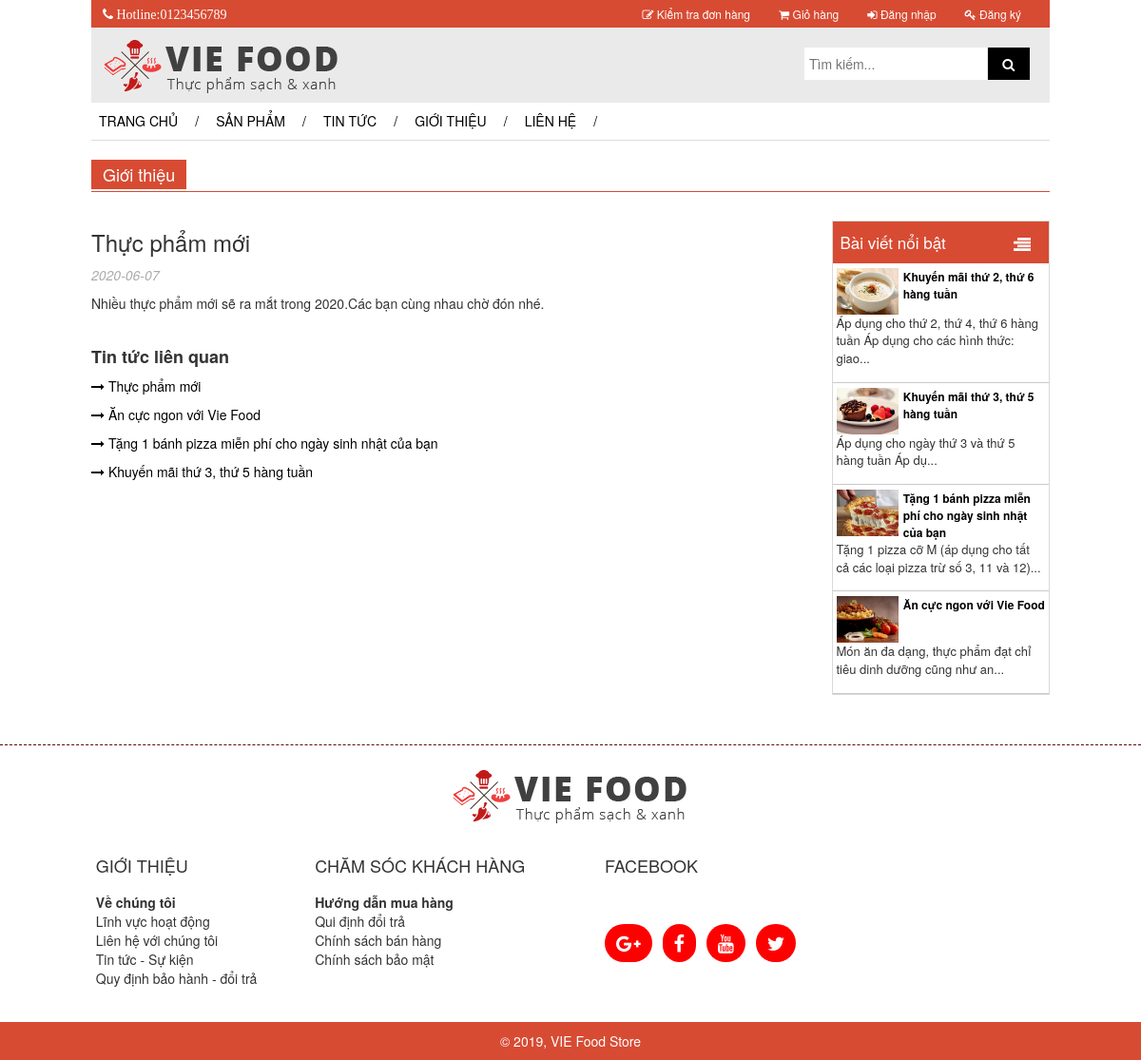
Screenshot of /fastfood/chitiettintuc.php?matt=9 with the database file from the repository.
### tables this page shows
CREATE TABLE `tintuc` (
  `matt` int(255) NOT NULL,
  `tieude` varchar(255) NOT NULL,
  `noidung` text NOT NULL,
  `thoigiandang` date NOT NULL,
  `hinhanh` varchar(255) NOT NULL,
  `manv` int(11) NOT NULL,
  `tinhtrang` int(11) NOT NULL
);

### fastfood/chitiettintuc.php (the view, shortened to what this page needs)
<?php
	if(isset($_SESSION['user']['uid']))
	{
		include("includes/header_user.php");
	}
	else
	{
		include("includes/header.php");
	}
	include("includes/connect_db.php");
?>
	<div id="contain" style="margin-top: 2%;">
		<div style="background-color:#d74b33;float: left;color: white;">
			<h1 style="font-size: 18px; font-weight: normal; padding: 0 12px; text-align: left; margin: 0!important;line-height: 31px">
			    Giới thiệu
		    </h1>
		</div>
		<div style="border-bottom:solid 1px #d74b33;clear: both;padding-top: 0.2%;margin-bottom: 2%;"></div>
		<div class="row">
			<div class="col-md-9">
				<?php
					$url=$_GET['matt'];
					$query="SELECT * FROM tintuc where matt=".$url;
					$result=mysqli_query($dbc,$query);check_errors($result,$query);
					while(list($matt,$tieude,$noidung,$thoigiandang,$hinhanh)=mysqli_fetch_array($result,MYSQLI_NUM))
				    {?>
					    <h3>
					    	<?php echo $tieude ?>
					    </h3>
					    <div style="font-style: italic;margin-bottom: 10px;color: #aaaaaa;font-size: 14px;">
				    		<p>
					    		<?php echo $thoigiandang ?>
							</p>
				    	</div>
				    	<div>
				    		<?php echo $noidung ?>
				    	</div>
					<?PHP }
				?>
				<div style="margin-top: 5%;">
					<h4 style="font-weight: bold;">
						Tin tức liên quan
					</h4>
					<?php
						$query="SELECT * FROM tintuc where tinhtrang=1 ORDER BY matt DESC LIMIT 4 ";
						$result=mysqli_query($dbc,$query);check_errors($result,$query);
						while(list($matt,$tieude,$noidung,$thoigiandang,$hinhanh)=mysqli_fetch_array($result,MYSQLI_NUM))
					    {?>
						    <p>
						    	<a href="chitiettintuc.php?matt=<?php echo $matt ?>" class="bdr">
						    		<i class="fa fa-long-arrow-right"></i>
						    		<?php echo $tieude ?>
						    	</a>
						    </p>
						<?PHP }
					?>
				</div>
			</div>
			<div class="col-md-3">
				<?php  include("includes/product_posts.php");?>
			</div>
		</div>
	</div>
	<?php  include("includes/footer.php");?>

### fastfood/includes/product_posts.php
<div class="ctn_ports">
	<div class="ctn_ports_ttl">
		<span>
			Bài viết nổi bật
		</span>
		<span style="float: right;margin-right: 5%;">
		    <img src="IMAGES/icon_vmega.png">
		</span>
	</div>
	<?php
    	function truncateString($str, $maxChars = 123, $holder = "...")
		{
		    if (strlen($str) > $maxChars) {
		        return trim(substr($str, 0, $maxChars)) . $holder;
		    } else {
		        return $str;
		    }
		}
	?>
    <?php
		$query="SELECT * FROM `tintuc` where tinhtrang=1 LIMIT 4";
		$result=mysqli_query($dbc,$query);check_errors($result,$query);
		while(list($matt,$tieude,$noidung,$thoigiandang,$hinhanh)=mysqli_fetch_array($result,MYSQLI_NUM))
	    {?>
		    <div class="ctn_ports_1">
		     	<div tyle="width: 100%;">
		    		<div class="ctn_ports_1_img">
				    	<a href="chitiettintuc.php?matt=<?php echo $matt ?>">
				    		<img src=<?php echo $hinhanh ?>>
				    	</a>
		    		</div>
		    	</div>
		    	<div style="width: 100%;">
		    		<div class="ctn_ports_1_ctn">
				    	<a href="chitiettintuc.php?matt=<?php echo $matt ?>">
				    		<?php echo $tieude ?>
				    	</a>
					</div>
		    	</div>
		    	<div class="ctn_ports_1_ps">
		    		<p>
			    		<?php echo truncateString($noidung) ?>
					</p>
		    	</div>
		    </div>
		<?PHP }
	?>
</div>

### fastfood/CSS/mycss.css (style rules this page uses)
body { margin: 0; padding: 0; }
.ctn_ports { width: 100%; border: 1px solid #d9d9d9; margin-top: 4%; margin-bottom: 2%; }
.ctn_ports_ttl { width: 100%; background-color: #d74b33; color: white; padding:10px 8px; font-size: 17px; }
.ctn_ports_1 { width: 100%; padding:5px 4px; border-bottom: 1px solid #cacaca; }
.ctn_ports_1_img { width: 30%; float: left; }
.ctn_ports_1_img img { max-width: 100%; }
.ctn_ports_1 .ctn_ports_1_ctn { text-align: left; padding-left: 32%; font-size: 12px; }
.ctn_ports_1 .ctn_ports_1_ctn a { text-decoration: none; color: black; font-weight: bold; white-space: normal }
.ctn_ports_1_ps { font-size: 13px; clear: both; }
a { white-space: nowrap; }

### fastfood/chitiettintuc.php (style rules this page uses)
a.bdr { color: black; text-decoration: none; }

### rows the page displays
tintuc: tieude "Thực phẩm mới", thoigiandang "2020-06-07", noidung "Nhiều thực phẩm mới sẽ ra mắt trong 2020.Các bạn cùng nhau chờ đón nhé."
tintuc: tieude "Ăn cực ngon với Vie Food", hinhanh (picture), noidung "Món ăn đa dạng, thực phẩm đạt chỉ tiêu dinh dưỡng cũng như an..."
tintuc: tieude "Tặng 1 bánh pizza miễn phí cho ngày sinh nhật của bạn", hinhanh (picture), noidung "Tặng 1 pizza cỡ M (áp dụng cho tất cả các loại pizza trừ số 3, 11 và 12)..."
tintuc: tieude "Khuyến mãi thứ 3, thứ 5 hàng tuần", hinhanh (picture), noidung "Áp dụng cho ngày thứ 3 và thứ 5 hàng tuần Áp dụ..."
tintuc: hinhanh (picture), tieude "Khuyến mãi thứ 2, thứ 6 hàng tuần", noidung "Áp dụng cho thứ 2, thứ 4, thứ 6 hàng tuần Áp dụng cho các hình thức: giao..."
